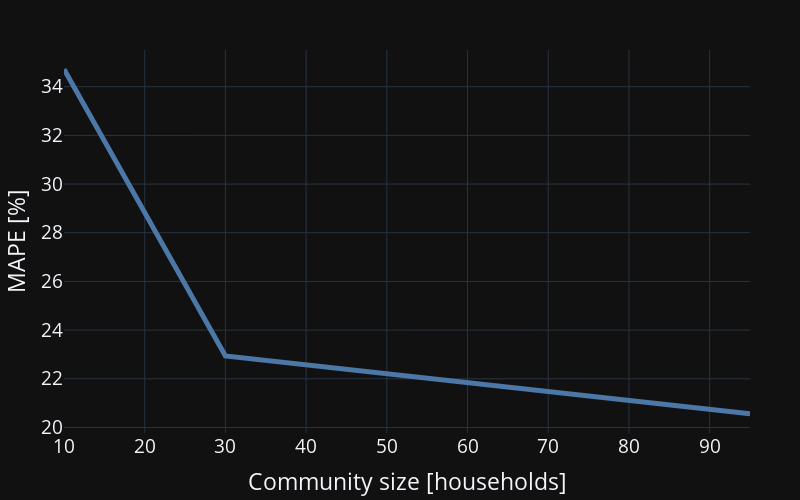
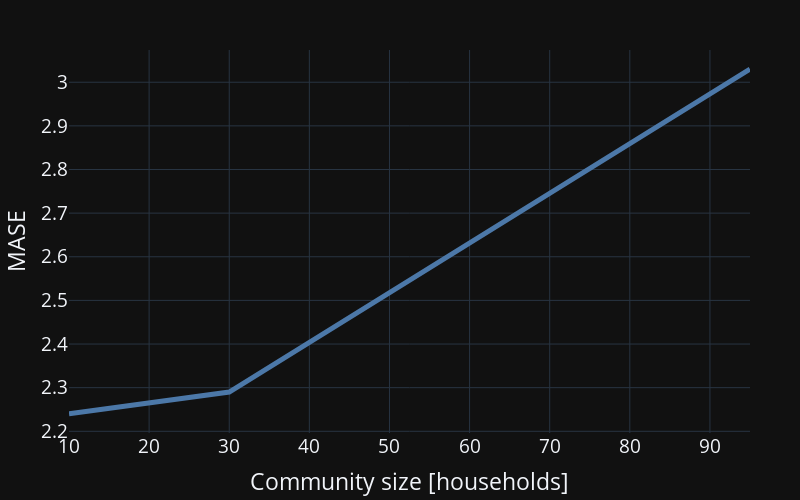
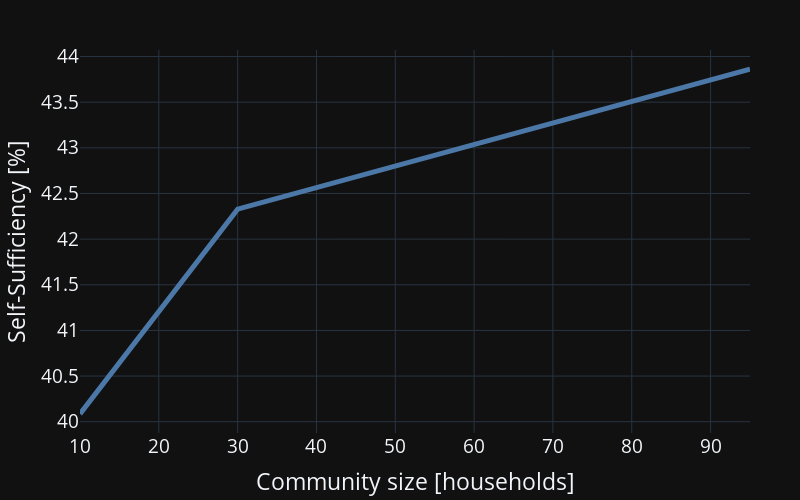

Write notebook code for charts like these, in order.
### Code cell
# plot metrics as a function of nb houses
def plot_f_community_size(_df, y_name, y_label):
    fig = px.line(_df, x='index', y=y_name,
                  line_group='algo', color='algo')
    fig.update_layout(
        layout,
        height=500,
        width=800,
        showlegend=False,
        yaxis={'title': y_label})
    fig.update_xaxes({'title': 'Community size [households]'})
    fig.update_traces({'line': {'width' : 5}})
    fig.show()
plot_f_community_size(metrics, 'MAPE_%', 'MAPE [%]')
plot_f_community_size(metrics, 'MASE', 'MASE')
plot_f_community_size(metrics, 'ssuff_%', 'Self-Sufficiency [%]')

### Figure 1 — Plotly figure (JSON) as saved in the notebook; plotly's stock layout.template omitted (floating-point values rounded to 4 significant figures)
{"data": [{"hovertemplate": "algo=ma<br>index=%{x}<br>MAPE_%=%{y}<extra></extra>", "legendgroup": "ma", "line": {"color": "#4C78A8", "dash": "solid", "width": 5}, "mode": "lines", "name": "ma", "orientation": "v", "showlegend": true, "type": "scatter", "x": [10, 30, 95], "xaxis": "x", "y": [34.72, 22.94, 20.56], "yaxis": "y"}], "layout": {"font": {"size": 19}, "height": 500, "legend": {"title": {"text": "algo"}, "tracegroupgap": 0}, "margin": {"b": 10, "l": 20, "r": 50, "t": 50}, "showlegend": false, "width": 800, "xaxis": {"anchor": "y", "autorange": true, "domain": [0, 1], "range": [10, 95], "title": {"text": "Community size [households]"}, "type": "linear", "zerolinecolor": "white", "zerolinewidth": 2}, "yaxis": {"anchor": "x", "autorange": true, "domain": [0, 1], "range": [19.77, 35.51], "title": {"text": "MAPE [%]"}, "type": "linear", "zerolinecolor": "white", "zerolinewidth": 2}}}

### Figure 2 — Plotly figure (JSON) as saved in the notebook; plotly's stock layout.template omitted (floating-point values rounded to 4 significant figures)
{"data": [{"hovertemplate": "algo=ma<br>index=%{x}<br>MASE=%{y}<extra></extra>", "legendgroup": "ma", "line": {"color": "#4C78A8", "dash": "solid", "width": 5}, "mode": "lines", "name": "ma", "orientation": "v", "showlegend": true, "type": "scatter", "x": [10, 30, 95], "xaxis": "x", "y": [2.24, 2.29, 3.03], "yaxis": "y"}], "layout": {"font": {"size": 19}, "height": 500, "legend": {"title": {"text": "algo"}, "tracegroupgap": 0}, "margin": {"b": 10, "l": 20, "r": 50, "t": 50}, "showlegend": false, "width": 800, "xaxis": {"anchor": "y", "autorange": true, "domain": [0, 1], "range": [10, 95], "title": {"text": "Community size [households]"}, "type": "linear", "zerolinecolor": "white", "zerolinewidth": 2}, "yaxis": {"anchor": "x", "autorange": true, "domain": [0, 1], "range": [2.196, 3.074], "title": {"text": "MASE"}, "type": "linear", "zerolinecolor": "white", "zerolinewidth": 2}}}

### Figure 3 — Plotly figure (JSON) as saved in the notebook; plotly's stock layout.template omitted (floating-point values rounded to 4 significant figures)
{"data": [{"hovertemplate": "algo=ma<br>index=%{x}<br>ssuff_%=%{y}<extra></extra>", "legendgroup": "ma", "line": {"color": "#4C78A8", "dash": "solid", "width": 5}, "mode": "lines", "name": "ma", "orientation": "v", "showlegend": true, "type": "scatter", "x": [10, 30, 95], "xaxis": "x", "y": [40.09, 42.33, 43.86], "yaxis": "y"}], "layout": {"font": {"size": 19}, "height": 500, "legend": {"title": {"text": "algo"}, "tracegroupgap": 0}, "margin": {"b": 10, "l": 20, "r": 50, "t": 50}, "showlegend": false, "width": 800, "xaxis": {"anchor": "y", "autorange": true, "domain": [0, 1], "range": [10, 95], "title": {"text": "Community size [households]"}, "type": "linear", "zerolinecolor": "white", "zerolinewidth": 2}, "yaxis": {"anchor": "x", "autorange": true, "domain": [0, 1], "range": [39.88, 44.07], "title": {"text": "Self-Sufficiency [%]"}, "type": "linear", "zerolinecolor": "white", "zerolinewidth": 2}}}
